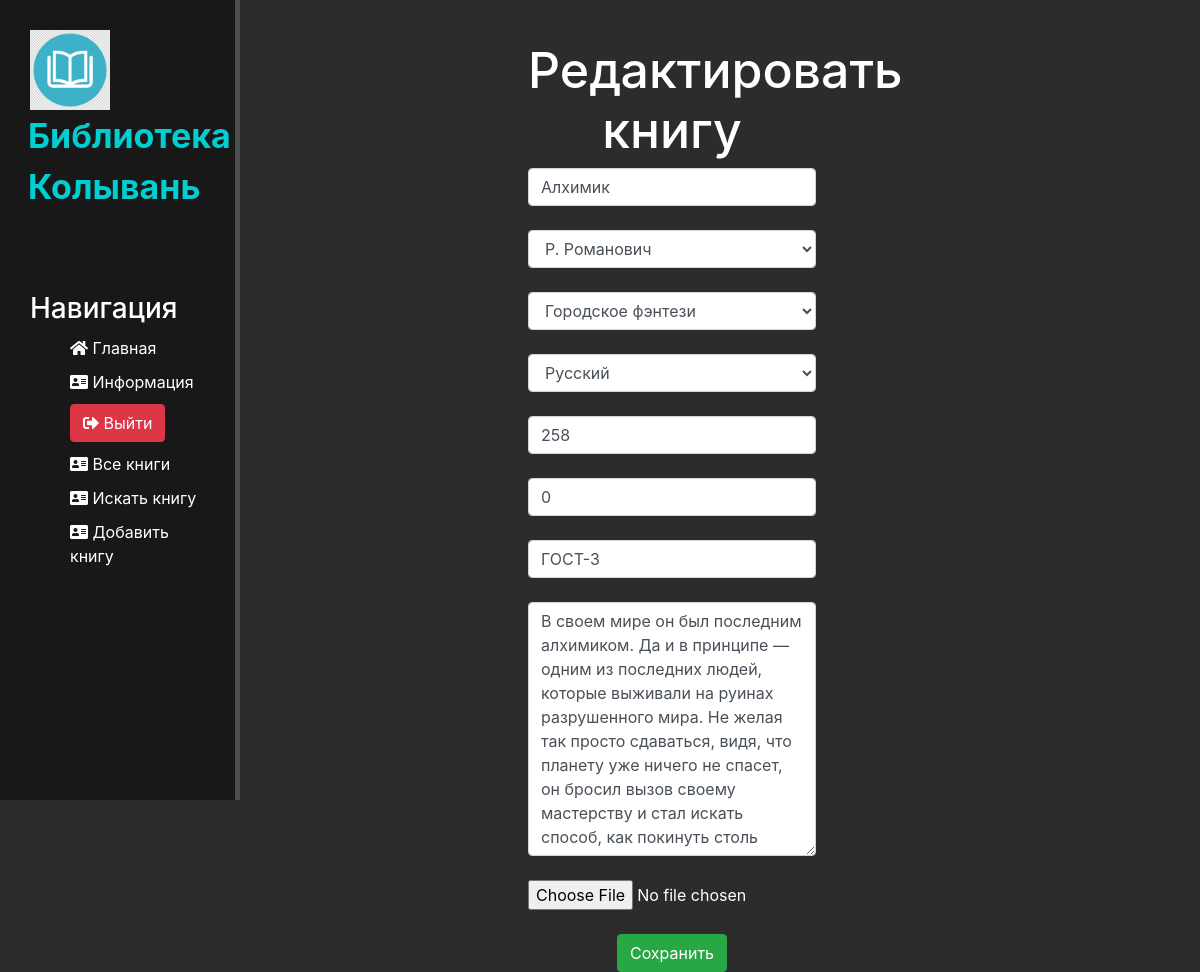
The page /adm/editbook/1/ (signed in) on the database as committed earlier.
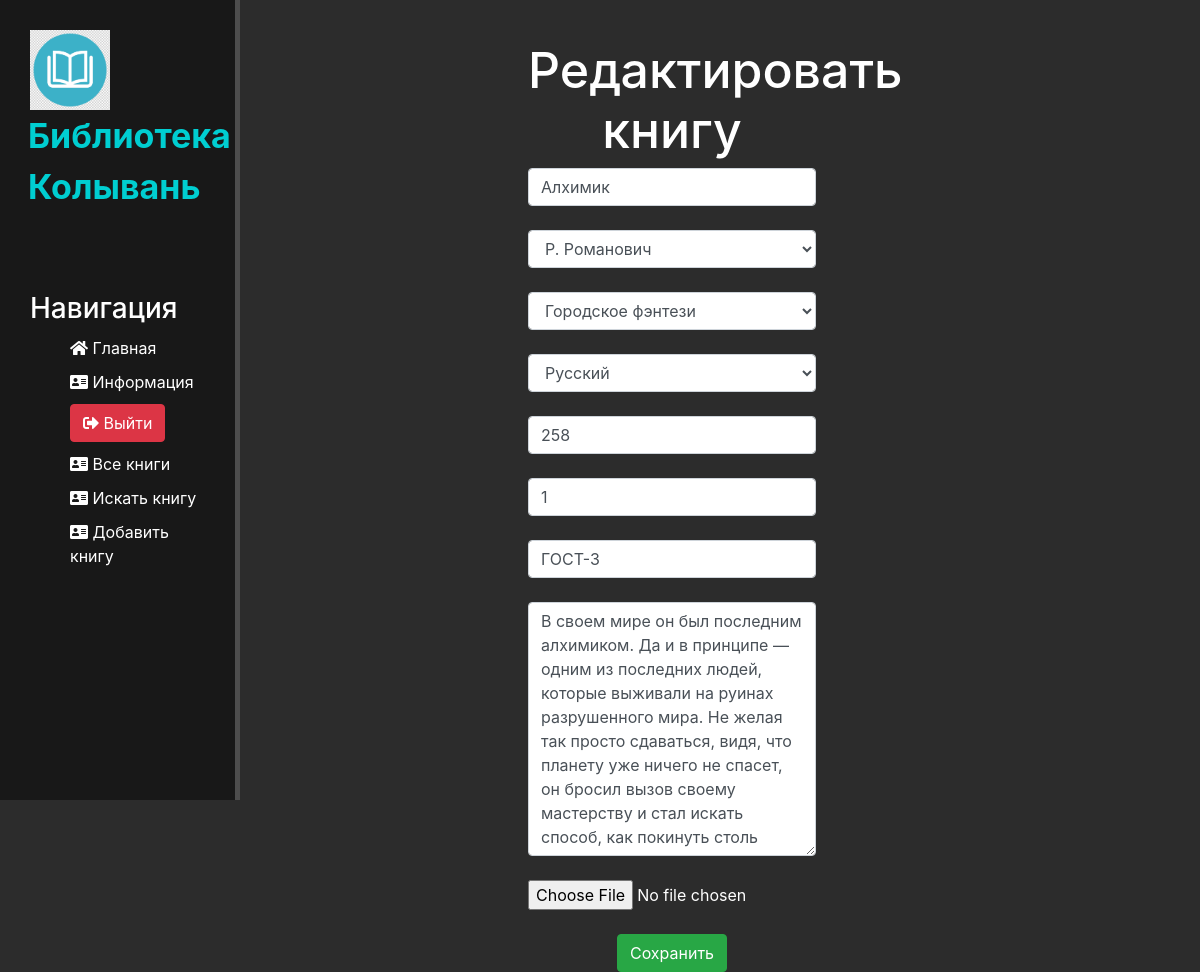
The same page on the database as committed later.
### books/models.py (models this page shows, shortened)
class Books(models.Model):
    bookname = models.CharField('bookName', max_length=50 )
    bookannotation = models.TextField('bookAnnotation')
    pageamount = models.IntegerField('pageAmount')
    bookamount = models.IntegerField('bookAmount')
    registrationnumber = models.CharField('registrationNumber', max_length=10 )
    writer = models.ForeignKey(Writers, on_delete=models.CASCADE)
    language = models.ForeignKey(Languages, on_delete=models.CASCADE)
    genre = models.ForeignKey(Genres, on_delete=models.CASCADE)
    cover = models.ImageField(upload_to='cover/', blank=True)
    deletion_requested = models.BooleanField(default=False)
    class Meta:
        verbose_name = 'Книга'
        verbose_name_plural = 'Книги'

### main/decorators.py (the view)
    def decorator(request, *args, **kwargs):
        if not request.user.is_authenticated:
            return redirect('login')
        if not request.user.groups.filter(name='admin').exists():
            return redirect('no_access')
        return view_func(request, *args, **kwargs)

### adm/views.py (called while the page is built, shortened)
@has_admin_permission
def book_edit(request, book_id):
    book = get_object_or_404(Books, id=book_id)
    error = ''
    booksform = BooksForm(instance=book)
    data = {
        'booksform': booksform,
        'error': error
    }
    return render(request, 'adm/editbook.html', {'booksform': booksform, 'error': error})

### books/models.py (called while the page is built)
    def __str__(self):
        return self.writername

    def __str__(self):
        return self.genre

    def __str__(self):
        return self.language

### adm/templates/adm/editbook.html (shortened to what this page needs)
{% extends 'main/layout.html' %}
{% block aside_links %}
{% include 'main/admin_links.html'%}
{% endblock %}
{% block content %}
<div class="addbook">
    <h1>Редактировать книгу</h1>
        <form method="post" enctype="multipart/form-data">
        {% for book in booksform %}
            {{ book}}
            <br>
        {% endfor %}
        <button class=" btn btn-success" type="submit">Сохранить</button>
    </form>
</div>
{% endblock %}

Rows that differ between the two databases and show on the page:
changed Books "Алхимик": bookamount "0" → "1"
